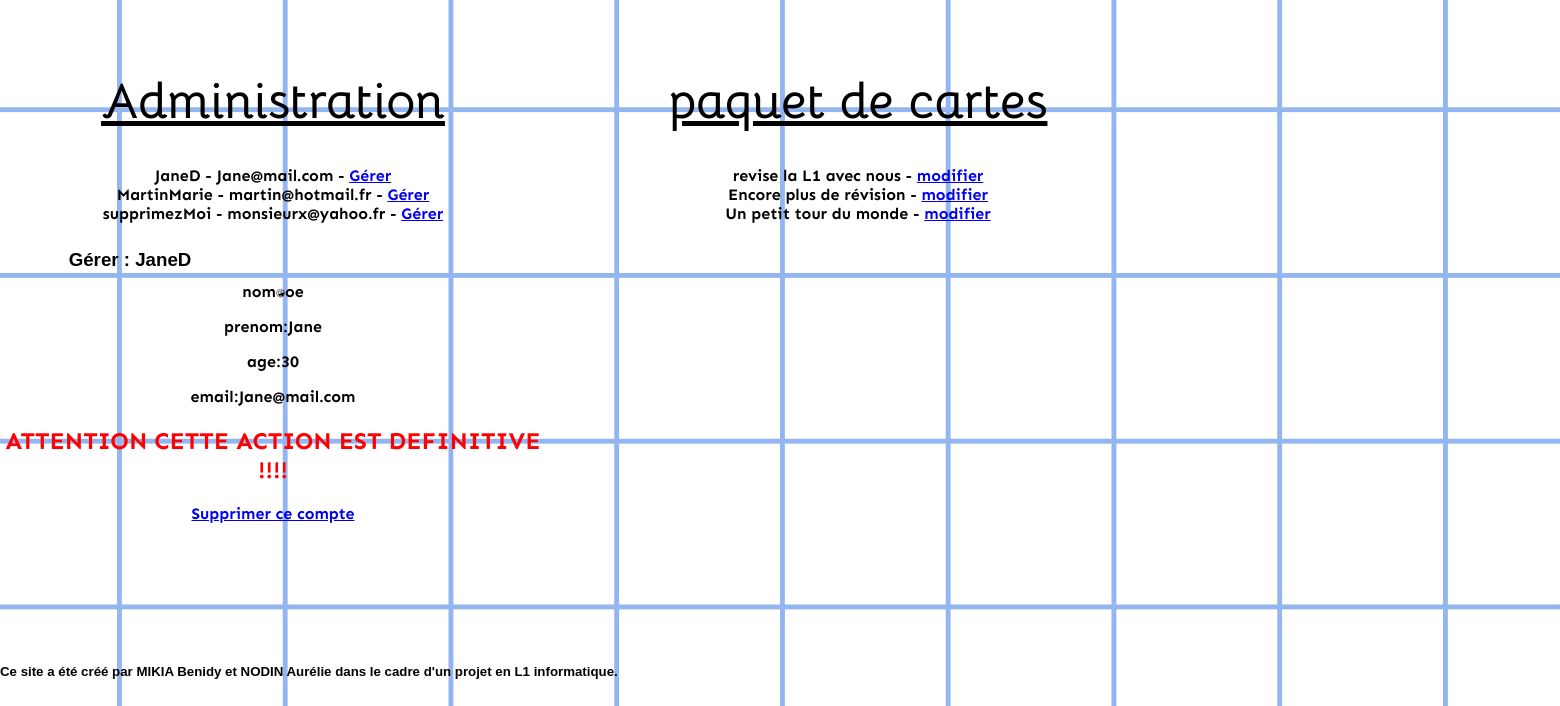
Screenshot of /memoria/admin.php?id=2 (signed in) with the database file from the repository.
### tables this page shows
CREATE TABLE IF NOT EXISTS `user` (
  `id` int(11) NOT NULL AUTO_INCREMENT,
  `nom` varchar(30) NOT NULL,
  `prenom` varchar(30) NOT NULL,
  `age` int(3) UNSIGNED NOT NULL,
  `pseudo` varchar(30) NOT NULL,
  `mdp` text NOT NULL,
  `email` varchar(70) NOT NULL,
  `admin` int(1) NOT NULL,
  PRIMARY KEY (`id`),
  UNIQUE KEY `pseudo` (`pseudo`) USING BTREE,
  UNIQUE KEY `email` (`email`) USING BTREE
);

CREATE TABLE IF NOT EXISTS `paquets` (
  `id` int(11) NOT NULL AUTO_INCREMENT,
  `nom` varchar(30) NOT NULL,
  `id_user` int(11) NOT NULL,
  PRIMARY KEY (`id`),
  UNIQUE KEY `nom` (`nom`)
);

### memoria/admin.php (the view, shortened to what this page needs)
<?php
$connex = connexion_bd();
$requser = "SELECT * FROM user WHERE admin = 0";
$ligne = mysqli_query($connex, $requser);
$req = "SELECT * FROM paquets";
$ligne_p = mysqli_query($connex, $req);
if(isset($_GET['id'])){
	$member = intval($_GET['id']);
	$reqmember = "SELECT * FROM user WHERE id=".$member."";
	$lignemember = mysqli_query($connex, $reqmember);
	$tabmember = mysqli_fetch_assoc($lignemember);
}
?>
<!DOCTYPE html>
	<html lang ="fr">
	<head>
		<link rel="stylesheet" type="text/css" href="css/admin.css">
	</head>
	<body >
		<div class="accueil">
		</div>
		<div class="Administration">
		<?php if($_SESSION['admin']==1){ ?>
			<h1><U> Administration</U></h1>
			<ul>
				<?php while($tab = mysqli_fetch_assoc($ligne)){ ?>
				<li><?=htmlspecialchars( $tab['pseudo']) ?> - <?= htmlspecialchars($tab['email']) ?> - <a href="admin.php?id=<?=htmlspecialchars($tab['id']) ?>">Gérer</a></li>
				<?php }?>
			</ul>
			<?php if(isset($member)){ ?>
				<h3>Gérer : <?= htmlspecialchars($tabmember['pseudo']) ?></h3>
				 <p>nom:<?php echo htmlspecialchars($tabmember['nom'])?> </p>
				  <p>prenom:<?php echo htmlspecialchars($tabmember['prenom'])?></p>
				  <p>age:<?php echo htmlspecialchars($tabmember['age'])?> </p>
				  <p>email:<?php echo htmlspecialchars($tabmember['email'])?> </p>
					<font color="red"><h2> ATTENTION CETTE ACTION EST DEFINITIVE  !!!!</h2>
					<a href="admin.php?pseudo=<?php echo $tabmember['pseudo']?>"> Supprimer ce compte </a></font>
			<?php } ?>
		</div>
		<div class="Paquets">
			 <h1><U>paquet de cartes</U> </h1>
			 <ul>
				<?php while($res = mysqli_fetch_assoc($ligne_p)){ ?>
				<li><?= htmlspecialchars($res['nom']) ?> - <a href="admin.php?p=<?=htmlspecialchars($res['id']) ?>">modifier</a></li>
				<?php }?>
			</ul>
		</div>
		<?php }else{?>
			<div class="what">
		<p> Tu n'es pas censé(e) être ici :) </p>
		<?php }?>
		<footer>
			<h5>
			Ce site a été créé par MIKIA Benidy et NODIN Aurélie dans le cadre d'un projet en L1 informatique.
			</h5>
		</footer>
	</body>
	</html>

### memoria/css/admin.css (style rules this page uses)
body { padding: 0px; margin: 0px; background: url("../img/background2.png") ; -webkit-background-size: cover; -moz-background-size: cover; -o-background-size: cover; }
h1 { font-family: "Bellota-Bold", sans-serif; font-size: 50px; }
ul { list-style:none; margin-left:0; padding-left:0; }
div.Administration, div.Paquets { font-family: "Sen-Bold", sans-serif; display: inline-block; }
div.Administration { text-align: center; float: left; width:35%; }
div.Paquets { text-align: center; width: 40%; }
h3 { font-family: "Amiri-Regular", sans-serif; color : black; color : black; position : relative; width: 140px; left: 60px; top : 7px; }
footer { font-family: "Amiri-Regular", sans-serif; color : black; }

### rows the page displays
user: pseudo "JaneD", email "Jane@mail.com", nom "Doe", prenom "Jane", age "30"
user: pseudo "MartinMarie", email "martin@hotmail.fr"
user: pseudo "supprimezMoi", email "monsieurx@yahoo.fr"
paquets: nom "revise la L1 avec nous"
paquets: nom "Encore plus de révision"
paquets: nom "Un petit tour du monde"
